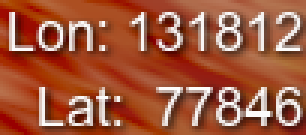
#> input picture apps/game-bridge/src/zml_game_bridge/testing/OCR/player_coords/131812_77846.png, 102 x 45 px (shown 3 times larger)
$ python -i preprocess.py   (imports and definitions only)
#> lines starting #> are read from the running program, lines starting #| are printed output that depends on the picture
# preprocess.py
from __future__ import annotations

from dataclasses import dataclass
from typing import Literal

import cv2
import numpy as np

PreprocessVariant = Literal[
    "p0_raw_upscale",
    "p1_contrast_upscale",
    "p2_adaptive_threshold",
    "p3_tophat_otsu_cc",
]


@dataclass(frozen=True, slots=True)
class PreprocessConfig:
    # Common
    upscale: int = 3  # 2-4 is usually enough for small UI digits
    interpolation: int = cv2.INTER_CUBIC

    # P1: contrast (CLAHE)
    clahe_clip_limit: float = 2.0
    clahe_tile_grid_size: tuple[int, int] = (8, 8)
    gaussian_blur_ksize: int = 0  # 0 disables; use 3/5 if the input is noisy

    # P2: adaptive threshold
    adapt_block_size: int = 17  # must be odd and >= 3
    adapt_C: int = 5
    morph_kernel: tuple[int, int] = (2, 2)
    morph_iterations: int = 0  # default 0: your dataset showed morphology can kill anti-aliasing
    p2_upscale_first: bool = True

    # P3: top-hat + Otsu + CC cleanup
    p3_upscale_first: bool = True
    tophat_kernel: tuple[int, int] = (9, 9)  # try 7/9/11; must be >= digit stroke width scale
    p3_blur_ksize: int = 3  # odd; 0 disables
    p3_morph_close_kernel: tuple[int, int] = (2, 2)
    p3_morph_close_iterations: int = 1
    p3_remove_small_cc: bool = True
    p3_min_cc_area: int = 12  # tune: higher removes noise but can eat thin strokes
    p3_force_white_bg: bool = True


def _to_gray_u8(img: np.ndarray) -> np.ndarray:
    """Convert input image to single-channel uint8 grayscale."""
    if img is None:
        raise ValueError("img is None")

    if img.ndim == 2:
        gray = img
    elif img.ndim == 3 and img.shape[2] == 3:
        gray = cv2.cvtColor(img, cv2.COLOR_BGR2GRAY)
    elif img.ndim == 3 and img.shape[2] == 4:
        gray = cv2.cvtColor(img, cv2.COLOR_BGRA2GRAY)
    else:
        raise ValueError(f"Unsupported image shape: {img.shape}")

    if gray.dtype != np.uint8:
        gray = cv2.normalize(gray, None, 0, 255, cv2.NORM_MINMAX).astype(np.uint8)

    return gray


# [156 lines left out: functions _upscale, _ensure_odd_block_size, _normalize_binary_background, _remove_small_components, preprocess_line, not called in this run]

>>> import cv2
>>> picture = cv2.imread('player_coords/131812_77846.png')
#> picture is the input picture: shape (45, 102, 3); mean B, G, R 59.4, 86.8, 161
>>> result = _to_gray_u8(picture)
#> in _to_gray_u8, `gray = cv2.cvtColor(img, cv2.COLOR_BGR2GRAY)`:
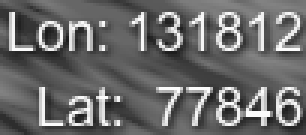
#> gray: shape (45, 102) (shown 3 times larger); min 26, max 252, mean 105.9

$ run again, on apps/game-bridge/src/zml_game_bridge/testing/OCR/player_coords/131815_77835.png
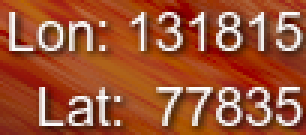
#> input picture apps/game-bridge/src/zml_game_bridge/testing/OCR/player_coords/131815_77835.png, 102 x 45 px (shown 3 times larger)
#> picture is the input picture: shape (45, 102, 3); mean B, G, R 51.1, 82.7, 158.7
#> in _to_gray_u8, `gray = cv2.cvtColor(img, cv2.COLOR_BGR2GRAY)`:
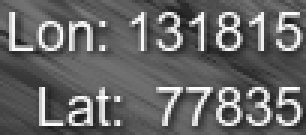
#> gray: shape (45, 102) (shown 3 times larger); min 25, max 252, mean 101.9

$ run again, on apps/game-bridge/src/zml_game_bridge/testing/OCR/player_coords/131829_77818.png
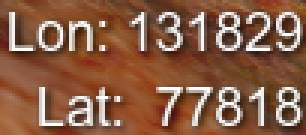
#> input picture apps/game-bridge/src/zml_game_bridge/testing/OCR/player_coords/131829_77818.png, 102 x 45 px (shown 3 times larger)
#> picture is the input picture: shape (45, 102, 3); mean B, G, R 70, 93.9, 137.4
#> in _to_gray_u8, `gray = cv2.cvtColor(img, cv2.COLOR_BGR2GRAY)`:
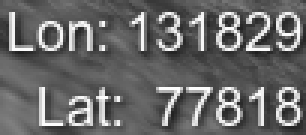
#> gray: shape (45, 102) (shown 3 times larger); min 31, max 252, mean 104.2

$ run again, on apps/game-bridge/src/zml_game_bridge/testing/OCR/player_coords/131842_77777.png
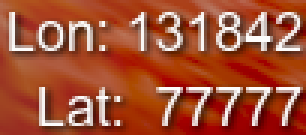
#> input picture apps/game-bridge/src/zml_game_bridge/testing/OCR/player_coords/131842_77777.png, 102 x 45 px (shown 3 times larger)
#> picture is the input picture: shape (45, 102, 3); mean B, G, R 52.4, 79.6, 163.5
#> in _to_gray_u8, `gray = cv2.cvtColor(img, cv2.COLOR_BGR2GRAY)`:
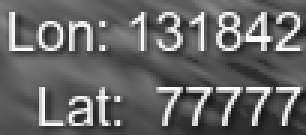
#> gray: shape (45, 102) (shown 3 times larger); min 24, max 252, mean 101.6
